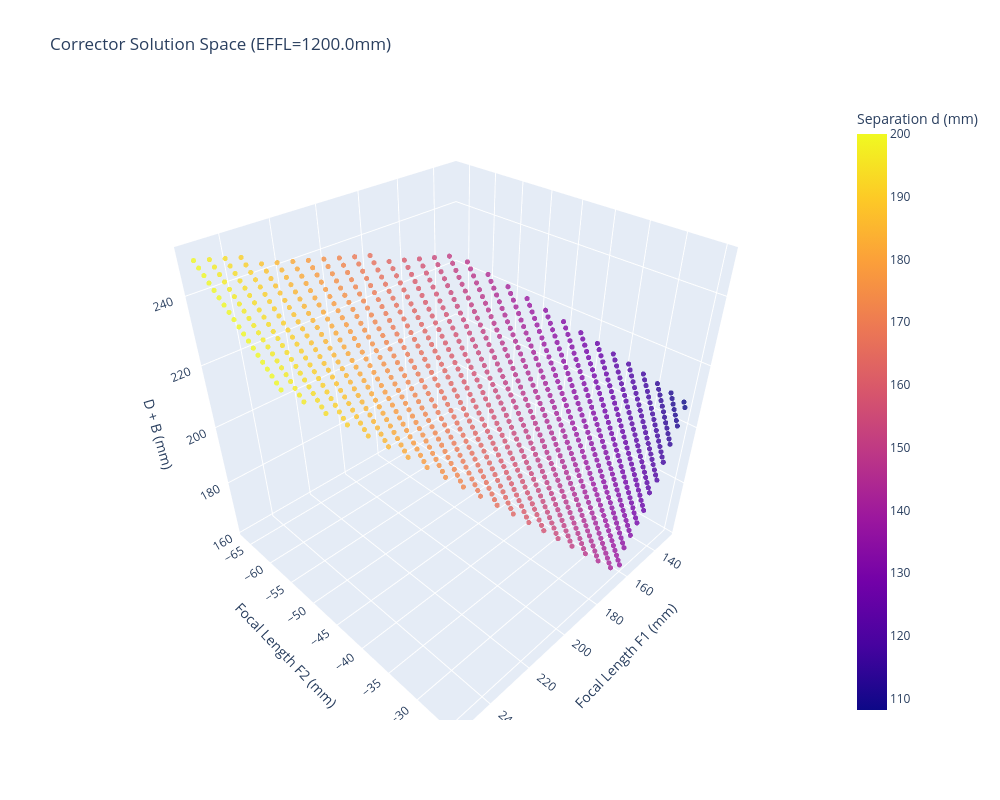

Notebook source saved alongside this figure:
### Code cell
import numpy as np
import plotly.graph_objects as go

effl = 1200.0  
max_db = 250.0

d_range = np.linspace(50, 200, 50) 
b_range = np.linspace(20, 100, 50)

D, B = np.meshgrid(d_range, b_range)
DB_sum = D + B

denom_f1 = effl - DB_sum
with np.errstate(divide='ignore', invalid='ignore'):
    F1 = np.where(np.abs(denom_f1) > 1e-5, (D * effl) / denom_f1, np.nan)

denom_f2 = F1 - effl
with np.errstate(divide='ignore', invalid='ignore'):
    F2 = np.where(np.abs(denom_f2) > 1e-5, (effl * (F1 - D)) / denom_f2, np.nan)

mask = (
    (DB_sum <= max_db) &
    (DB_sum >= 150) &
    (np.abs(F2) > 25) &
    (B > 5) &
    np.isfinite(F1) &
    np.isfinite(F2) &
    (np.abs(F1) < 5000) &
    (np.abs(F2) < 5000)
)

points = np.column_stack((F1[mask], F2[mask], DB_sum[mask], D[mask], B[mask]))

print(f"Found {len(points)} valid designs fitting constraints.")

fig = go.Figure(data=go.Scatter3d(
    x=points[:, 0],      # F1
    y=points[:, 1],      # F2
    z=points[:, 2],      # D + B (Total Length from L1)
    mode='markers',
    marker=dict(
        size=3,
        color=points[:, 3],  # Color by Separation (D)
        colorscale='Plasma',
        colorbar=dict(title="Separation d (mm)"),
        showscale=True,
        opacity=0.8
    ),
    text=[f"d={d:.1f}, b={b:.1f}" for d, b in zip(points[:, 3], points[:, 4])],
    hovertemplate="<b>F1:</b> %{x:.1f}<br><b>F2:</b> %{y:.1f}<br><b>(D+B):</b> %{z:.1f}<br>%{text}<extra></extra>"
))

fig.update_layout(
    width=1000, height=800,
    title=f"Corrector Solution Space (EFFL={effl}mm)",
    scene=dict(
        xaxis_title='Focal Length F1 (mm)',
        yaxis_title='Focal Length F2 (mm)',
        zaxis_title='D + B (mm)',
        aspectmode='cube'
    )
)

fig.show()

### Figure 1 — Plotly figure (JSON) as saved in the notebook; plotly's stock layout.template omitted (floating-point values rounded to 4 significant figures; data arrays with more than 128 entries replaced by an {"elided": "..."} marker saying what was removed)
{"data": [{"hovertemplate": "<b>F1:</b> %{x:.1f}<br><b>F2:</b> %{y:.1f}<br><b>(D+B):</b> %{z:.1f}<br>%{text}<extra></extra>", "marker": {"color": {"elided": "1009 float values"}, "colorbar": {"title": {"text": "Separation d (mm)"}}, "colorscale": [[0, "#0d0887"], [0.1111, "#46039f"], [0.2222, "#7201a8"], [0.3333, "#9c179e"], [0.4444, "#bd3786"], [0.5556, "#d8576b"], [0.6667, "#ed7953"], [0.7778, "#fb9f3a"], [0.8889, "#fdca26"], [1, "#f0f921"]], "opacity": 0.8, "showscale": true, "size": 3}, "mode": "markers", "text": {"elided": "1009 str values"}, "type": "scatter3d", "x": {"elided": "1009 float values"}, "y": {"elided": "1009 float values"}, "z": {"elided": "1009 float values"}}], "layout": {"height": 800, "scene": {"aspectmode": "cube", "xaxis": {"title": {"text": "Focal Length F1 (mm)"}}, "yaxis": {"title": {"text": "Focal Length F2 (mm)"}}, "zaxis": {"title": {"text": "D + B (mm)"}}}, "title": {"text": "Corrector Solution Space (EFFL=1200.0mm)"}, "width": 1000}}
